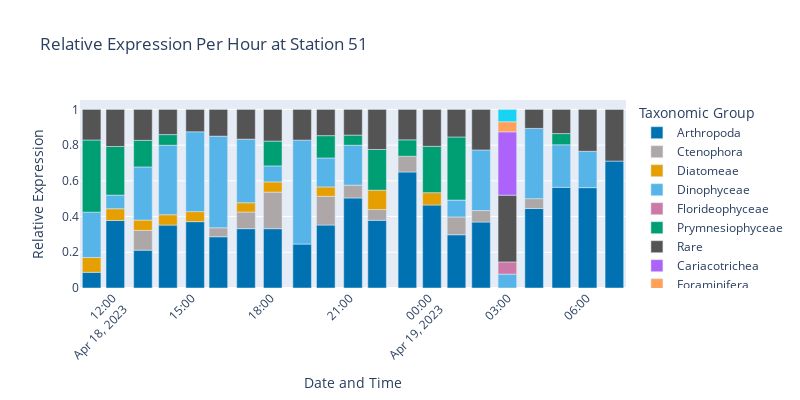

The cell this chart's notebook holds for it:
### Code cell
# Filter data based on TPM and p_ident thresholds
filtered_data = data_51[(data_51['p_ident'] >= 0.75)]

# Group by taxonomic level and sample, then sum TPM
grouped_df = filtered_data.groupby(['Taxogroup2_UniEuk', 'Date'])['TPM'].sum().reset_index()

grouped_df.head()
# Normalize TPM sums to get relative expression per hour
total_tpm_per_hour = grouped_df.groupby('Date')['TPM'].transform('sum')
grouped_df['rel_expression_per_hour'] = grouped_df['TPM'] / total_tpm_per_hour

# Combine low-abundant groups into a single 'Rare' category
threshold = 0.05
grouped_df.loc[grouped_df['rel_expression_per_hour'] <= threshold, 'Taxogroup2_UniEuk'] = 'Rare'

# Combine 'core-Noctilucales' and 'Dinophyceae'
grouped_df['Taxogroup2_UniEuk'] = grouped_df['Taxogroup2_UniEuk'].replace({'core-Noctilucales': 'Dinophyceae'})

# Remove categories with no expression
grouped_df = grouped_df[grouped_df['rel_expression_per_hour'] > 0]

# Group once more to combine Rares
grouped_df = grouped_df.groupby(['Taxogroup2_UniEuk', 'Date'])['rel_expression_per_hour'].sum().reset_index()

# Plot
fig = px.bar(grouped_df, 
            x='Date', 
            y='rel_expression_per_hour', 
            color='Taxogroup2_UniEuk',
            title='Relative Expression Per Hour at Station 51',
            category_orders={"Taxogroup2_UniEuk": ['Arthropoda', 'Acantharea', 'Ctenophora', 'Diatomeae', 'Dinophyceae', 
                                                    'Florideophyceae','Odontella', 'Phaeodarea', 'Prymnesiophyceae',
                                                    'Spirotrichea', 'Vertebrata', 'Rare',]},
            color_discrete_map=color_discrete_map
            )

fig.update_layout(
    width=800,
    height=400,
    xaxis_title='Date and Time',
    yaxis_title='Relative Expression',
    xaxis_tickangle=-45,
    legend_title='Taxonomic Group'
)

# Save the figure
filename_base = "../figures/metatranscriptomics/51_relative_expression_per_hour"
fig.write_image(filename_base + ".png", scale=1)
fig.write_image(filename_base + ".svg", scale=1)

fig.show()

### Figure 1 — Plotly figure (JSON) as saved in the notebook; plotly's stock layout.template omitted (floating-point values rounded to 4 significant figures)
{"data": [{"alignmentgroup": "True", "hovertemplate": "Taxogroup2_UniEuk=Arthropoda<br>Date=%{x}<br>rel_expression_per_hour=%{y}<extra></extra>", "legendgroup": "Arthropoda", "marker": {"color": "#0072B2", "pattern": {"shape": ""}}, "name": "Arthropoda", "offsetgroup": "Arthropoda", "orientation": "v", "showlegend": true, "textposition": "auto", "type": "bar", "x": ["2023-04-18T11:11:00", "2023-04-18T12:05:00", "2023-04-18T13:08:00", "2023-04-18T14:05:00", "2023-04-18T15:07:00", "2023-04-18T16:00:00", "2023-04-18T17:03:00", "2023-04-18T18:04:00", "2023-04-18T19:11:00", "2023-04-18T20:05:00", "2023-04-18T21:07:00", "2023-04-18T22:02:00", "2023-04-18T23:11:00", "2023-04-19T00:07:00", "2023-04-19T01:03:00", "2023-04-19T01:59:00", "2023-04-19T04:00:00", "2023-04-19T05:02:00", "2023-04-19T06:02:00", "2023-04-19T07:03:00"], "xaxis": "x", "y": [0.08786, 0.378, 0.2118, 0.3523, 0.3716, 0.287, 0.3322, 0.3321, 0.2461, 0.3526, 0.5043, 0.3791, 0.6496, 0.4648, 0.2982, 0.3695, 0.4455, 0.5634, 0.5619, 0.7107], "yaxis": "y"}, {"alignmentgroup": "True", "hovertemplate": "Taxogroup2_UniEuk=Ctenophora<br>Date=%{x}<br>rel_expression_per_hour=%{y}<extra></extra>", "legendgroup": "Ctenophora", "marker": {"color": "#ADA7A7", "pattern": {"shape": ""}}, "name": "Ctenophora", "offsetgroup": "Ctenophora", "orientation": "v", "showlegend": true, "textposition": "auto", "type": "bar", "x": ["2023-04-18T13:08:00", "2023-04-18T16:00:00", "2023-04-18T17:03:00", "2023-04-18T18:04:00", "2023-04-18T20:05:00", "2023-04-18T21:07:00", "2023-04-18T22:02:00", "2023-04-18T23:11:00", "2023-04-19T01:03:00", "2023-04-19T01:59:00", "2023-04-19T04:00:00"], "xaxis": "x", "y": [0.1108, 0.05011, 0.09332, 0.2048, 0.1608, 0.07159, 0.06006, 0.0881, 0.09961, 0.06384, 0.05493], "yaxis": "y"}, {"alignmentgroup": "True", "hovertemplate": "Taxogroup2_UniEuk=Diatomeae<br>Date=%{x}<br>rel_expression_per_hour=%{y}<extra></extra>", "legendgroup": "Diatomeae", "marker": {"color": "#E69F00", "pattern": {"shape": ""}}, "name": "Diatomeae", "offsetgroup": "Diatomeae", "orientation": "v", "showlegend": true, "textposition": "auto", "type": "bar", "x": ["2023-04-18T11:11:00", "2023-04-18T12:05:00", "2023-04-18T13:08:00", "2023-04-18T14:05:00", "2023-04-18T15:07:00", "2023-04-18T17:03:00", "2023-04-18T18:04:00", "2023-04-18T20:05:00", "2023-04-18T22:02:00", "2023-04-19T00:07:00"], "xaxis": "x", "y": [0.08292, 0.06581, 0.05763, 0.05802, 0.05595, 0.05189, 0.05699, 0.05249, 0.1084, 0.06889], "yaxis": "y"}, {"alignmentgroup": "True", "hovertemplate": "Taxogroup2_UniEuk=Dinophyceae<br>Date=%{x}<br>rel_expression_per_hour=%{y}<extra></extra>", "legendgroup": "Dinophyceae", "marker": {"color": "#56B4E9", "pattern": {"shape": ""}}, "name": "Dinophyceae", "offsetgroup": "Dinophyceae", "orientation": "v", "showlegend": true, "textposition": "auto", "type": "bar", "x": ["2023-04-18T11:11:00", "2023-04-18T12:05:00", "2023-04-18T13:08:00", "2023-04-18T14:05:00", "2023-04-18T15:07:00", "2023-04-18T16:00:00", "2023-04-18T17:03:00", "2023-04-18T18:04:00", "2023-04-18T19:11:00", "2023-04-18T20:05:00", "2023-04-18T21:07:00", "2023-04-19T01:03:00", "2023-04-19T01:59:00", "2023-04-19T02:59:00", "2023-04-19T04:00:00", "2023-04-19T05:02:00", "2023-04-19T06:02:00"], "xaxis": "x", "y": [0.2538, 0.07609, 0.2975, 0.3891, 0.4471, 0.513, 0.3559, 0.08967, 0.582, 0.1622, 0.2236, 0.09442, 0.3395, 0.07769, 0.3931, 0.2385, 0.2035], "yaxis": "y"}, {"alignmentgroup": "True", "hovertemplate": "Taxogroup2_UniEuk=Florideophyceae<br>Date=%{x}<br>rel_expression_per_hour=%{y}<extra></extra>", "legendgroup": "Florideophyceae", "marker": {"color": "#CC79A7", "pattern": {"shape": ""}}, "name": "Florideophyceae", "offsetgroup": "Florideophyceae", "orientation": "v", "showlegend": true, "textposition": "auto", "type": "bar", "x": ["2023-04-19T02:59:00"], "xaxis": "x", "y": [0.06844], "yaxis": "y"}, {"alignmentgroup": "True", "hovertemplate": "Taxogroup2_UniEuk=Prymnesiophyceae<br>Date=%{x}<br>rel_expression_per_hour=%{y}<extra></extra>", "legendgroup": "Prymnesiophyceae", "marker": {"color": "#009E73", "pattern": {"shape": ""}}, "name": "Prymnesiophyceae", "offsetgroup": "Prymnesiophyceae", "orientation": "v", "showlegend": true, "textposition": "auto", "type": "bar", "x": ["2023-04-18T11:11:00", "2023-04-18T12:05:00", "2023-04-18T13:08:00", "2023-04-18T14:05:00", "2023-04-18T18:04:00", "2023-04-18T20:05:00", "2023-04-18T21:07:00", "2023-04-18T22:02:00", "2023-04-18T23:11:00", "2023-04-19T00:07:00", "2023-04-19T01:03:00", "2023-04-19T05:02:00"], "xaxis": "x", "y": [0.4042, 0.2723, 0.1491, 0.05965, 0.139, 0.125, 0.05665, 0.228, 0.09197, 0.2595, 0.3534, 0.06264], "yaxis": "y"}, {"alignmentgroup": "True", "hovertemplate": "Taxogroup2_UniEuk=Rare<br>Date=%{x}<br>rel_expression_per_hour=%{y}<extra></extra>", "legendgroup": "Rare", "marker": {"color": "#545454", "pattern": {"shape": ""}}, "name": "Rare", "offsetgroup": "Rare", "orientation": "v", "showlegend": true, "textposition": "auto", "type": "bar", "x": ["2023-04-18T11:11:00", "2023-04-18T12:05:00", "2023-04-18T13:08:00", "2023-04-18T14:05:00", "2023-04-18T15:07:00", "2023-04-18T16:00:00", "2023-04-18T17:03:00", "2023-04-18T18:04:00", "2023-04-18T19:11:00", "2023-04-18T20:05:00", "2023-04-18T21:07:00", "2023-04-18T22:02:00", "2023-04-18T23:11:00", "2023-04-19T00:07:00", "2023-04-19T01:03:00", "2023-04-19T01:59:00", "2023-04-19T02:59:00", "2023-04-19T04:00:00", "2023-04-19T05:02:00", "2023-04-19T06:02:00", "2023-04-19T07:03:00"], "xaxis": "x", "y": [0.1713, 0.2078, 0.1732, 0.141, 0.1253, 0.1499, 0.1667, 0.1774, 0.172, 0.147, 0.1439, 0.2244, 0.1704, 0.2068, 0.1544, 0.2272, 0.3738, 0.1065, 0.1354, 0.2345, 0.2893], "yaxis": "y"}, {"alignmentgroup": "True", "hovertemplate": "Taxogroup2_UniEuk=Cariacotrichea<br>Date=%{x}<br>rel_expression_per_hour=%{y}<extra></extra>", "legendgroup": "Cariacotrichea", "marker": {"color": "#ab63fa", "pattern": {"shape": ""}}, "name": "Cariacotrichea", "offsetgroup": "Cariacotrichea", "orientation": "v", "showlegend": true, "textposition": "auto", "type": "bar", "x": ["2023-04-19T02:59:00"], "xaxis": "x", "y": [0.3544], "yaxis": "y"}, {"alignmentgroup": "True", "hovertemplate": "Taxogroup2_UniEuk=Foraminifera<br>Date=%{x}<br>rel_expression_per_hour=%{y}<extra></extra>", "legendgroup": "Foraminifera", "marker": {"color": "#FFA15A", "pattern": {"shape": ""}}, "name": "Foraminifera", "offsetgroup": "Foraminifera", "orientation": "v", "showlegend": true, "textposition": "auto", "type": "bar", "x": ["2023-04-19T02:59:00"], "xaxis": "x", "y": [0.05651], "yaxis": "y"}, {"alignmentgroup": "True", "hovertemplate": "Taxogroup2_UniEuk=Hemistasiidae<br>Date=%{x}<br>rel_expression_per_hour=%{y}<extra></extra>", "legendgroup": "Hemistasiidae", "marker": {"color": "#19d3f3", "pattern": {"shape": ""}}, "name": "Hemistasiidae", "offsetgroup": "Hemistasiidae", "orientation": "v", "showlegend": true, "textposition": "auto", "type": "bar", "x": ["2023-04-19T02:59:00"], "xaxis": "x", "y": [0.06914], "yaxis": "y"}], "layout": {"barmode": "relative", "height": 400, "legend": {"title": {"text": "Taxonomic Group"}, "tracegroupgap": 0}, "title": {"text": "Relative Expression Per Hour at Station 51"}, "width": 800, "xaxis": {"anchor": "y", "domain": [0, 1], "tickangle": -45, "title": {"text": "Date and Time"}}, "yaxis": {"anchor": "x", "domain": [0, 1], "title": {"text": "Relative Expression"}}}}
